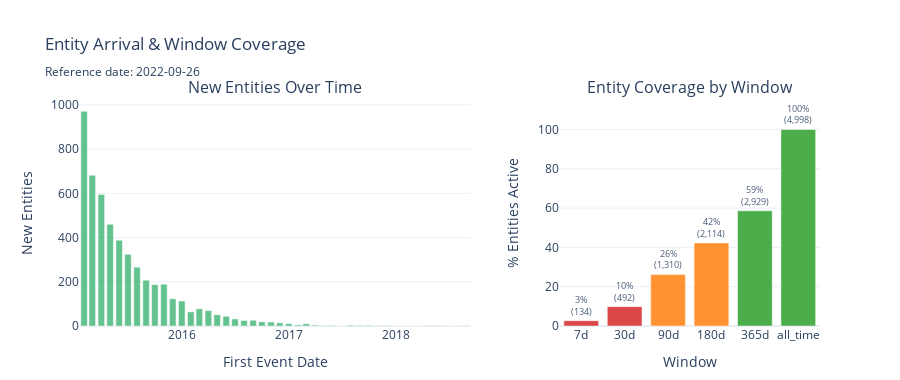

Notebook code cell kept with this figure:
### Code cell
fig = make_subplots(
    rows=1, cols=2, subplot_titles=["New Entities Over Time", "Entity Coverage by Window"],
    column_widths=[0.6, 0.4], horizontal_spacing=0.12,
)

# Left: new entities over time
fig.add_trace(go.Bar(
    x=coverage_result.new_entities_over_time.index,
    y=coverage_result.new_entities_over_time.values,
    marker_color="mediumseagreen", opacity=0.8, showlegend=False,
), row=1, col=1)
fig.update_xaxes(title_text="First Event Date", row=1, col=1)
fig.update_yaxes(title_text="New Entities", row=1, col=1)

# Right: entity window coverage bar chart
cov_data = [(c.window, c.coverage_pct, c.active_entities) for c in coverage_result.entity_window_coverage]
windows_labels = [c[0] for c in cov_data]
coverage_pcts = [c[1] * 100 for c in cov_data]
active_counts = [c[2] for c in cov_data]

bar_colors = ["#2ca02c" if p >= 50 else "#ff7f0e" if p >= 10 else "#d62728" for p in coverage_pcts]
fig.add_trace(go.Bar(
    x=windows_labels, y=coverage_pcts, showlegend=False,
    marker_color=bar_colors, opacity=0.85,
    text=[f"{p:.0f}%<br>({n:,})" for p, n in zip(coverage_pcts, active_counts)],
    textposition="outside", textfont_size=9,
), row=1, col=2)
fig.update_xaxes(title_text="Window", row=1, col=2)
fig.update_yaxes(title_text="% Entities Active", range=[0, 115], row=1, col=2)

fig.update_layout(
    template="plotly_white", height=380,
    title="Entity Arrival & Window Coverage"
          + f"<br><sub>Reference date: {coverage_result.last_event.strftime('%Y-%m-%d')}</sub>",
    margin=dict(b=50),
)
display_figure(fig)

### Figure 1 — Plotly figure (JSON) as saved in the notebook; plotly's stock layout.template omitted (floating-point values rounded to 4 significant figures)
{"data": [{"marker": {"color": "mediumseagreen"}, "opacity": 0.8, "showlegend": false, "type": "bar", "x": ["2015-01-31T00:00:00", "2015-02-28T00:00:00", "2015-03-31T00:00:00", "2015-04-30T00:00:00", "2015-05-31T00:00:00", "2015-06-30T00:00:00", "2015-07-31T00:00:00", "2015-08-31T00:00:00", "2015-09-30T00:00:00", "2015-10-31T00:00:00", "2015-11-30T00:00:00", "2015-12-31T00:00:00", "2016-01-31T00:00:00", "2016-02-29T00:00:00", "2016-03-31T00:00:00", "2016-04-30T00:00:00", "2016-05-31T00:00:00", "2016-06-30T00:00:00", "2016-07-31T00:00:00", "2016-08-31T00:00:00", "2016-09-30T00:00:00", "2016-10-31T00:00:00", "2016-11-30T00:00:00", "2016-12-31T00:00:00", "2017-01-31T00:00:00", "2017-02-28T00:00:00", "2017-03-31T00:00:00", "2017-04-30T00:00:00", "2017-05-31T00:00:00", "2017-06-30T00:00:00", "2017-07-31T00:00:00", "2017-08-31T00:00:00", "2017-09-30T00:00:00", "2017-10-31T00:00:00", "2017-11-30T00:00:00", "2017-12-31T00:00:00", "2018-01-31T00:00:00", "2018-02-28T00:00:00", "2018-03-31T00:00:00", "2018-04-30T00:00:00", "2018-05-31T00:00:00", "2018-06-30T00:00:00", "2018-07-31T00:00:00", "2018-08-31T00:00:00"], "xaxis": "x", "y": [971, 682, 595, 460, 388, 324, 266, 207, 187, 189, 123, 113, 64, 78, 70, 51, 44, 32, 25, 26, 19, 18, 14, 11, 5, 10, 4, 2, 3, 0, 4, 3, 3, 1, 2, 0, 0, 0, 0, 2, 1, 0, 0, 1], "yaxis": "y"}, {"marker": {"color": ["#d62728", "#d62728", "#ff7f0e", "#ff7f0e", "#2ca02c", "#2ca02c"]}, "opacity": 0.85, "showlegend": false, "text": ["3%<br>(134)", "10%<br>(492)", "26%<br>(1,310)", "42%<br>(2,114)", "59%<br>(2,929)", "100%<br>(4,998)"], "textfont": {"size": 9}, "textposition": "outside", "type": "bar", "x": ["7d", "30d", "90d", "180d", "365d", "all_time"], "xaxis": "x2", "y": [2.681, 9.844, 26.21, 42.3, 58.6, 100], "yaxis": "y2"}], "layout": {"annotations": [{"font": {"size": 16}, "showarrow": false, "text": "New Entities Over Time", "x": 0.264, "xanchor": "center", "xref": "paper", "y": 1, "yanchor": "bottom", "yref": "paper"}, {"font": {"size": 16}, "showarrow": false, "text": "Entity Coverage by Window", "x": 0.824, "xanchor": "center", "xref": "paper", "y": 1, "yanchor": "bottom", "yref": "paper"}], "height": 380, "margin": {"b": 50}, "title": {"text": "Entity Arrival & Window Coverage<br><sub>Reference date: 2022-09-26</sub>"}, "xaxis": {"anchor": "y", "domain": [0, 0.528], "title": {"text": "First Event Date"}}, "xaxis2": {"anchor": "y2", "domain": [0.648, 1], "title": {"text": "Window"}}, "yaxis": {"anchor": "x", "domain": [0, 1], "title": {"text": "New Entities"}}, "yaxis2": {"anchor": "x2", "domain": [0, 1], "range": [0, 115], "title": {"text": "% Entities Active"}}}}
